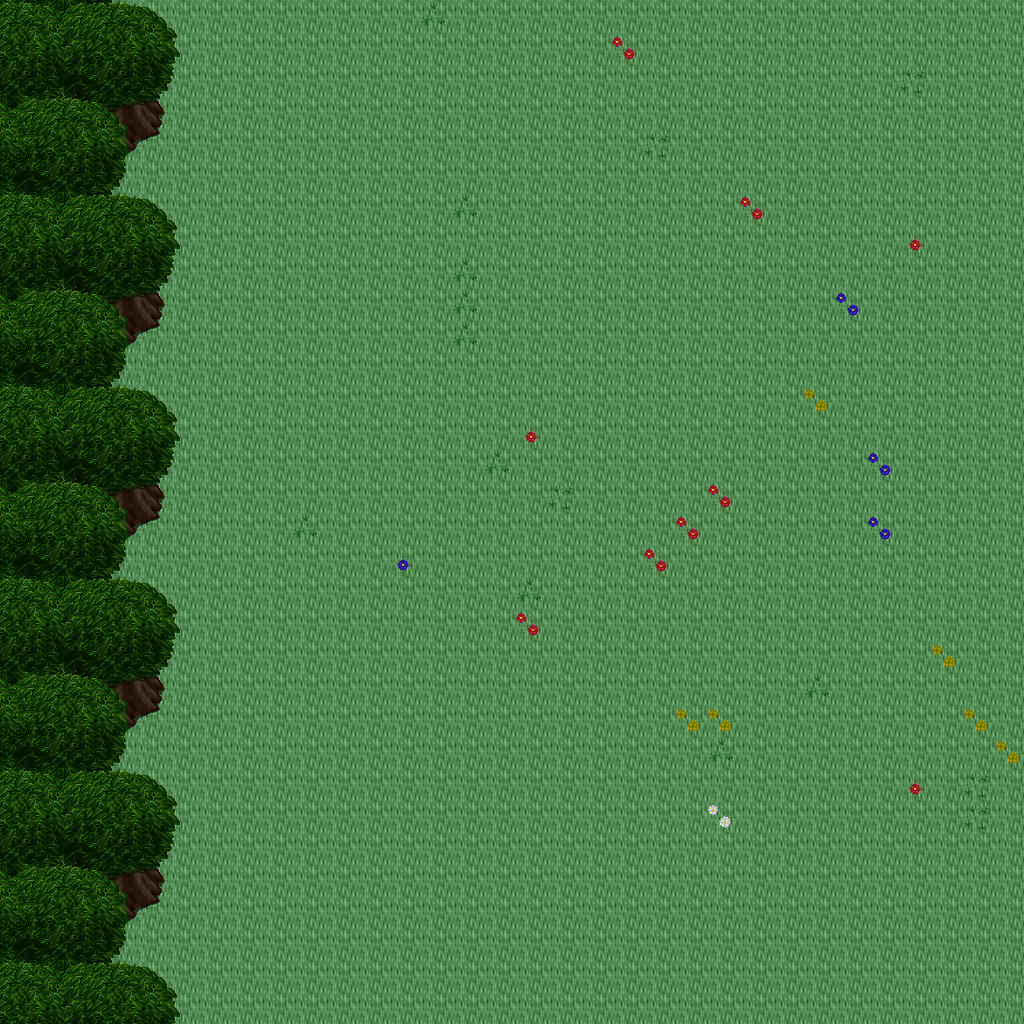

This game map was drawn from its Tiled (.tmx) file and the tilesets committed beside it. A one-line description and the trimmed map source follow:
An orthogonal 32x32 tile map with 32x32 px tiles, 5 tile layers (Ground, Objects, Objects2, Above, ...), 1 hidden layer not drawn, 18 tilesets.

<map version="1.10" tiledversion="1.11.0" orientation="orthogonal" renderorder="right-down" width="32" height="32" tilewidth="32" tileheight="32" infinite="0" nextlayerid="11" nextobjectid="1">
 <tileset firstgid="1" name="ground_ground" tilewidth="32" tileheight="32" tilecount="33" columns="3">
  <image source="../drawable/ground_ground.png" width="96" height="352" />
 </tileset>
 <tileset firstgid="34" name="plant_flower_daisy_white" tilewidth="32" tileheight="32" tilecount="8" columns="2">
  <image source="../drawable/plant_flower_daisy_white.png" width="64" height="128" />
 </tileset>
 <tileset firstgid="42" name="plant_grasses" tilewidth="32" tileheight="32" tilecount="6" columns="3">
  <image source="../drawable/plant_grasses.png" width="96" height="64" />
 </tileset>
 <tileset firstgid="48" name="plant_flower_daisy_yellow" tilewidth="32" tileheight="32" tilecount="8" columns="2">
  <image source="../drawable/plant_flower_daisy_yellow.png" width="64" height="128" />
 </tileset>
 <tileset firstgid="56" name="plant_flower_daisy_blue" tilewidth="32" tileheight="32" tilecount="8" columns="2">
  <image source="../drawable/plant_flower_daisy_blue.png" width="64" height="128" />
 </tileset>
 <tileset firstgid="64" name="plant_flower_daisy_red" tilewidth="32" tileheight="32" tilecount="8" columns="2">
  <image source="../drawable/plant_flower_daisy_red.png" width="64" height="128" />
 </tileset>
 <tileset firstgid="72" name="plant_tree_tree_darkgreen" tilewidth="32" tileheight="32" tilecount="88" columns="8">
  <image source="../drawable/plant_tree_tree_darkgreen.png" width="256" height="352" />
 </tileset>
 <tileset firstgid="160" name="logic_creature_animal" tilewidth="32" tileheight="32" tilecount="32" columns="8">
  <image source="../drawable/logic_creature_animal.png" width="256" height="128" />
 </tileset>
 <tileset firstgid="192" name="logic_creature_elf" tilewidth="32" tileheight="32" tilecount="16" columns="8">
  <image source="../drawable/logic_creature_elf.png" width="256" height="64" />
 </tileset>
 <tileset firstgid="208" name="logic_collision" tilewidth="32" tileheight="32" tilecount="1" columns="1">
  <image source="../drawable/logic_collision.png" width="32" height="32" />
 </tileset>
 <tileset firstgid="209" name="logic_creature_human_evil" tilewidth="32" tileheight="32" tilecount="16" columns="8">
  <image source="../drawable/logic_creature_human_evil.png" width="256" height="64" />
 </tileset>
 <tileset firstgid="225" name="logic_portal" tilewidth="32" tileheight="32" tilecount="24" columns="8">
  <image source="../drawable/logic_portal.png" width="256" height="96" />
 </tileset>
 <tileset firstgid="249" name="ground_green_paving" tilewidth="32" tileheight="32" tilecount="18" columns="3">
  <image source="../drawable/ground_green_paving.png" width="96" height="192" />
 </tileset>
 <tileset firstgid="267" name="ground_water_swamp_water" tilewidth="32" tileheight="32" tilecount="33" columns="3">
  <image source="../drawable/ground_water_swamp_water.png" width="96" height="352" />
 </tileset>
 <tileset firstgid="300" name="plant_grasses_swamp" tilewidth="32" tileheight="32" tilecount="42" columns="6">
  <image source="../drawable/plant_grasses_swamp.png" width="192" height="224" />
 </tileset>
 <tileset firstgid="342" name="logic_protection" tilewidth="32" tileheight="32" tilecount="2" columns="2">
  <image source="../drawable/logic_protection.png" width="64" height="32" />
 </tileset>
 <tileset firstgid="344" name="logic_creature_ogre" tilewidth="32" tileheight="32" tilecount="4" columns="4">
  <image source="../drawable/logic_creature_ogre.png" width="128" height="32" />
 </tileset>
 <tileset firstgid="348" name="logic_creature_undead_skeleton" tilewidth="32" tileheight="32" tilecount="6" columns="6">
  <image source="../drawable/logic_creature_undead_skeleton.png" width="192" height="32" />
 </tileset>
 <layer id="1" name="Ground" width="32" height="32">
  <data>[1024 cells, 1024 non-empty, 1 distinct tile ids]</data>
 </layer>
 <layer id="2" name="Objects" width="32" height="32">
  <data>[1024 cells, 35 non-empty, 8 distinct tile ids]</data>
 </layer>
 <layer id="3" name="Objects2" width="32" height="32">
  <data>[1024 cells, 57 non-empty, 11 distinct tile ids]</data>
 </layer>
 <layer id="4" name="Above" width="32" height="32">
  <data>[1024 cells, 162 non-empty, 28 distinct tile ids]</data>
 </layer>
 <layer id="5" name="Above2" width="32" height="32">
  <data>[1024 cells, 0 non-empty, 0 distinct tile ids]</data>
 </layer>
 <layer id="6" name="Walkable" width="32" height="32" visible="0">
  <data>[1024 cells, 141 non-empty, 1 distinct tile ids]</data>
 </layer>
 <objectgroup id="7" name="Mapevents" />
 <objectgroup id="8" name="Spawn" />
 <objectgroup id="9" name="Keys" />
 <objectgroup id="10" name="Replace" />
</map>
